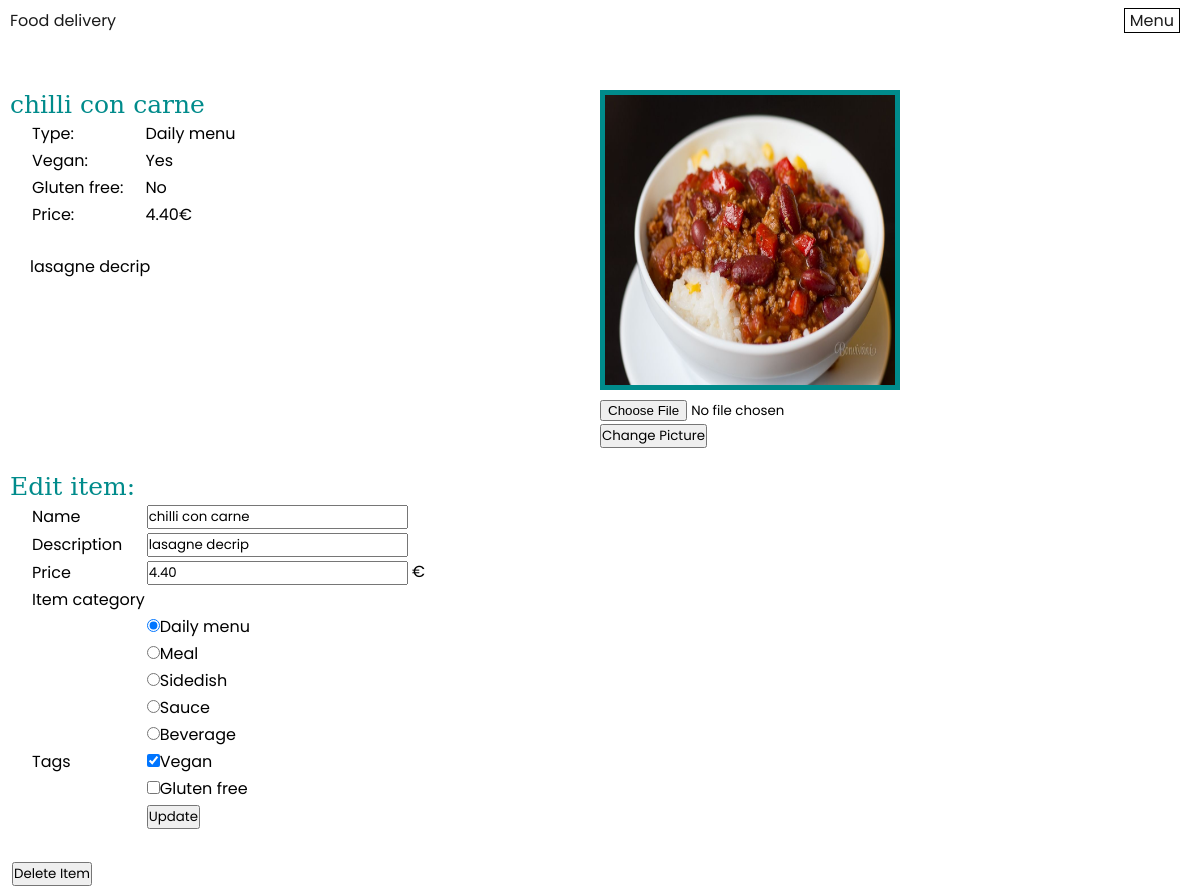
Screenshot of /itemDetailPage.php?itemId=102 (signed in) with the database file from the repository.
### tables this page shows
CREATE TABLE item (
  itemId INT AUTO_INCREMENT NOT NULL PRIMARY KEY,
  name TINYTEXT,
  description TEXT,
  picture TEXT,
  price DECIMAL(6,2),
  type ENUM("dailyMenu", "meal","sidedish", "sauce", "beverage"),
  isVegan BOOLEAN DEFAULT FALSE,
  isGlutenFree BOOLEAN DEFAULT FALSE
);

### itemDetailPage.php (the view, shortened to what this page needs)
<?php
include "header.php"; ?>
<link rel="stylesheet" type="text/css" href="styles/my-orders-style.css">
<div class="main-page-container">
<?php
$item = $pdo->query("SELECT * from item where itemId={$_GET['itemId']}")->fetch(PDO::FETCH_ASSOC);
if(!empty($item)) {
    echo <<<HTML
    <div class="row">
        <div class="column">
        <p class='order-td'>{$item['name']}</p>
        <table style="padding-left: 20px">
        <tr><td class="item-detail-td">Type:</td><td>
HTML;
    echo get_type_name($item['type']);
    echo <<<HTML
</td></tr>
        <tr><td class="item-detail-td">Vegan:</td><td class="item-detail-td">
HTML;
    if ($item["isVegan"]) {
        echo "Yes";
    } else {
        echo "No";
    }
    echo "</td><tr><td class=\"item-detail-td\">Gluten free:</td><td class=\"item-detail-td\">";
    if ($item["isGlutenFree"]) {
        echo "Yes";
    } else {
        echo "No";
    }
    echo <<<HTML
        </td></tr>
        <tr><td class="item-detail-td">Price:</td><td> {$item['price']}€</td></tr>
        </table><br>
        <p style="padding-left: 20px" class="item-detail-td">{$item['description']}</p>
        </div>
        <div class="column">
        <p><img style="width:300px;height:300px; border:5px solid darkcyan" src={$item['picture']} alt={$item['name']} ></p>
        </div>
    </div>
HTML;
    if (isset($_SESSION['userId'])) {
        $state = $pdo->query("SELECT state FROM person WHERE personId={$_SESSION['userId']}")->fetch(PDO::FETCH_ASSOC);
        $state = $state['state'];
        if ($state == 'admin' or $state == 'operator') {
            edit_item($item);
        }
    }
}
else{
    echo "<p>Nothing to be found here!</p>";
}
function edit_item($item){
        echo <<<HTML
    <div class="row">
        <div class="column"><br><br><br>
            <p class='order-td'>Edit item:</p>
            <form  method="post">
            <table style="padding-left: 20px">
                <tr>
                    <td><label>Name</label></td>
                    <td><input type="text" name="name" required placeholder="Name" value='{$item['name']}'></td></tr>
                <tr>
                    <td><label>Description</label></td>
                    <td><input type="text" name="description" placeholder="Description" required value='{$item['description']}'></td>
                </tr>
                <tr>
                    <td><label>Price</label></td>
                    <td><input type="number" name="price"  step="0.01" required placeholder="price" value={$item['price']}> €</td>
                </tr>
                <tr>
                    <td><label>Item category</label></td>
                </tr>
HTML;
        foreach ([0, 1, 2, 3, 4] as $option) {
            print_radio_option($option, $item['type']);
        }
        echo <<<HTML
                <tr>
                    <td><label>Tags</label></td>
                    <td><input type="checkbox" name="isVegan"
HTML;
        if ($item["isVegan"]) {
            echo " checked";
        }
        echo <<<HTML
    >Vegan<br></td>
                </tr>
                <tr>
                    <td></td>
                    <td><input type="checkbox" name="isGlutenFree"
HTML;
        if ($item["isGlutenFree"]) {
            echo " checked";
        }
        echo <<<HTML
    >Gluten free<br></td>
                </tr>
                <tr>
                    <td></td>
                    <td><input  type="submit" name="editItem" value="Update" ></td>
                </tr>
                </table>
            </form>
            <form  method="post" enctype="multipart/form-data">
            <table>
                <tr><td style="padding-top: 25px"></td></tr>
                <tr>
                    <td><input  type="submit" name="deleteItem" value="Delete Item" ></td>
                </tr>
HTML;
        echo <<<HTML
            </table>
            </form>
        </div>
        <div class="column" >
            <form method="post" enctype="multipart/form-data" >
                <p>
                    <input type="file" accept="image/*" name="pictureToUpload" required >
                </p>
                <input type="submit" name="changePicture" value="Change Picture">
            </form>
        </div>
    </div>
HTML;
    }
function get_type_name($type){
    $enum = ["dailyMenu", "meal","sidedish", "sauce", "beverage"];
    $options = ['Daily menu','Meal','Sidedish','Sauce','Beverage'];
    return $options[array_search($type,$enum)];
}
function print_radio_option($idx,$type){
    $enum = ["dailyMenu", "meal","sidedish", "sauce", "beverage"];
    $options = ['Daily menu','Meal','Sidedish','Sauce','Beverage'];
    echo "<tr><td></td><td><input type=\"radio\" name=\"type\" value={$enum[$idx]} required ";
    if($type == $enum[$idx]){
        echo"checked";
    }
    echo ">{$options[$idx]}<br</td></tr>";
}
?>
</div>

### styles/style.css (style rules this page uses)
* { box-sizing: border-box; margin: 0; padding: 0; font-family: 'Poppins', sans-serif; }
.main-page-container { max-width: 1300px; margin: 0 auto; padding: 0 10px; position: relative; }

### styles/my-orders-style.css (style rules this page uses)
.order-td { text-align: left; font-size: 25px; color : darkcyan; font-family: "DejaVu Serif", serif; }
.item-detail-td { padding-right: 20px; }
.column { float: left; width: 50%; }
.row:after { content: ""; display: table; clear: both; }

### rows the page displays
item: name "chilli con carne", type "Daily menu", price "4.40", description "lasagne decrip", picture (picture), type "☑", isVegan "☑"

### other values shown
$options[$idx] "Daily menu"
$options[$idx] "Meal"
$options[$idx] "Sidedish"
$options[$idx] "Sauce"
$options[$idx] "Beverage"
